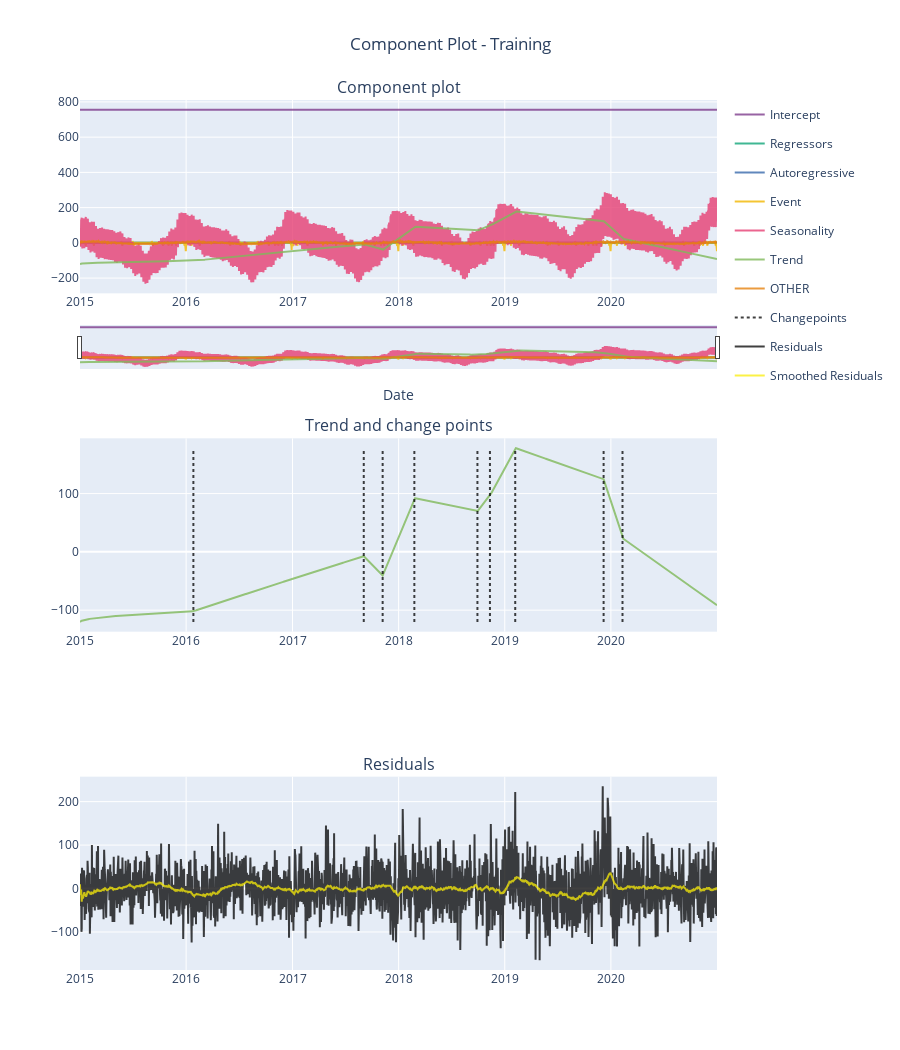

The cell this chart's notebook holds for it:
### Code cell
# visualization
fig = result.forecast.plot_components()
iplot(fig)

### Figure 1 — Plotly figure (JSON) as saved in the notebook; plotly's stock layout.template omitted (floating-point values rounded to 4 significant figures; data arrays with more than 128 entries replaced by an {"elided": "..."} marker saying what was removed)
{"data": [{"line": {"color": "rgb(127, 60, 141)"}, "name": "Intercept", "opacity": 0.8, "type": "scatter", "x": {"elided": "2192 str values"}, "xaxis": "x", "y": {"elided": "2192 float values"}, "yaxis": "y"}, {"line": {"color": "rgb(17, 165, 121)"}, "name": "Regressors", "opacity": 0.8, "type": "scatter", "x": {"elided": "2192 str values"}, "xaxis": "x", "y": {"elided": "2192 int values"}, "yaxis": "y"}, {"line": {"color": "rgb(57, 105, 172)"}, "name": "Autoregressive", "opacity": 0.8, "type": "scatter", "x": {"elided": "2192 str values"}, "xaxis": "x", "y": {"elided": "2192 int values"}, "yaxis": "y"}, {"line": {"color": "rgb(242, 183, 1)"}, "name": "Event", "opacity": 0.8, "type": "scatter", "x": {"elided": "2192 str values"}, "xaxis": "x", "y": {"elided": "2192 float values"}, "yaxis": "y"}, {"line": {"color": "rgb(231, 63, 116)"}, "name": "Seasonality", "opacity": 0.8, "type": "scatter", "x": {"elided": "2192 str values"}, "xaxis": "x", "y": {"elided": "2192 float values"}, "yaxis": "y"}, {"legendgroup": "TrendGroup", "line": {"color": "rgb(128, 186, 90)"}, "name": "Trend", "opacity": 0.8, "type": "scatter", "x": {"elided": "2192 str values"}, "xaxis": "x", "y": {"elided": "2192 float values"}, "yaxis": "y"}, {"line": {"color": "rgb(230, 131, 16)"}, "name": "OTHER", "opacity": 0.8, "type": "scatter", "x": {"elided": "2192 str values"}, "xaxis": "x", "y": {"elided": "2192 float values"}, "yaxis": "y"}, {"legendgroup": "TrendGroup", "line": {"color": "rgb(128, 186, 90)"}, "name": "Trend", "opacity": 0.8, "showlegend": false, "type": "scatter", "x": {"elided": "2192 str values"}, "xaxis": "x2", "y": {"elided": "2192 float values"}, "yaxis": "y2"}, {"legendgroup": "Changepoints", "line": {"color": "#000000", "dash": "dot", "width": 2}, "mode": "lines", "name": "Changepoints", "opacity": 0.75, "showlegend": true, "type": "scatter", "x": ["2018-02-24T00:00:00", "2018-02-24T00:00:00"], "xaxis": "x2", "y": [-120.3, 178.2], "yaxis": "y2"}, {"legendgroup": "Changepoints", "line": {"color": "#000000", "dash": "dot", "width": 2}, "mode": "lines", "name": "Changepoints", "opacity": 0.75, "showlegend": false, "type": "scatter", "x": ["2018-09-29T00:00:00", "2018-09-29T00:00:00"], "xaxis": "x2", "y": [-120.3, 178.2], "yaxis": "y2"}, {"legendgroup": "Changepoints", "line": {"color": "#000000", "dash": "dot", "width": 2}, "mode": "lines", "name": "Changepoints", "opacity": 0.75, "showlegend": false, "type": "scatter", "x": ["2016-01-26T00:00:00", "2016-01-26T00:00:00"], "xaxis": "x2", "y": [-120.3, 178.2], "yaxis": "y2"}, {"legendgroup": "Changepoints", "line": {"color": "#000000", "dash": "dot", "width": 2}, "mode": "lines", "name": "Changepoints", "opacity": 0.75, "showlegend": false, "type": "scatter", "x": ["2019-12-07T00:00:00", "2019-12-07T00:00:00"], "xaxis": "x2", "y": [-120.3, 178.2], "yaxis": "y2"}, {"legendgroup": "Changepoints", "line": {"color": "#000000", "dash": "dot", "width": 2}, "mode": "lines", "name": "Changepoints", "opacity": 0.75, "showlegend": false, "type": "scatter", "x": ["2017-11-07T00:00:00", "2017-11-07T00:00:00"], "xaxis": "x2", "y": [-120.3, 178.2], "yaxis": "y2"}, {"legendgroup": "Changepoints", "line": {"color": "#000000", "dash": "dot", "width": 2}, "mode": "lines", "name": "Changepoints", "opacity": 0.75, "showlegend": false, "type": "scatter", "x": ["2018-11-11T00:00:00", "2018-11-11T00:00:00"], "xaxis": "x2", "y": [-120.3, 178.2], "yaxis": "y2"}, {"legendgroup": "Changepoints", "line": {"color": "#000000", "dash": "dot", "width": 2}, "mode": "lines", "name": "Changepoints", "opacity": 0.75, "showlegend": false, "type": "scatter", "x": ["2017-09-03T00:00:00", "2017-09-03T00:00:00"], "xaxis": "x2", "y": [-120.3, 178.2], "yaxis": "y2"}, {"legendgroup": "Changepoints", "line": {"color": "#000000", "dash": "dot", "width": 2}, "mode": "lines", "name": "Changepoints", "opacity": 0.75, "showlegend": false, "type": "scatter", "x": ["2020-02-10T00:00:00", "2020-02-10T00:00:00"], "xaxis": "x2", "y": [-120.3, 178.2], "yaxis": "y2"}, {"legendgroup": "Changepoints", "line": {"color": "#000000", "dash": "dot", "width": 2}, "mode": "lines", "name": "Changepoints", "opacity": 0.75, "showlegend": false, "type": "scatter", "x": ["2019-02-06T00:00:00", "2019-02-06T00:00:00"], "xaxis": "x2", "y": [-120.3, 178.2], "yaxis": "y2"}, {"line": {"color": "rgb(0,0,0)"}, "name": "Residuals", "opacity": 0.75, "type": "scatter", "x": {"elided": "2192 str values"}, "xaxis": "x3", "y": {"elided": "2192 float values"}, "yaxis": "y3"}, {"line": {"color": "rgb(250,237,9)"}, "name": "Smoothed Residuals", "opacity": 0.75, "type": "scatter", "x": {"elided": "2192 str values"}, "xaxis": "x3", "y": {"elided": "2192 float values"}, "yaxis": "y3"}], "layout": {"annotations": [{"font": {"size": 16}, "showarrow": false, "text": "Component plot", "x": 0.5, "xanchor": "center", "xref": "paper", "y": 1, "yanchor": "bottom", "yref": "paper"}, {"font": {"size": 16}, "showarrow": false, "text": "Trend and change points", "x": 0.5, "xanchor": "center", "xref": "paper", "y": 0.6111, "yanchor": "bottom", "yref": "paper"}, {"font": {"size": 16}, "showarrow": false, "text": "Residuals", "x": 0.5, "xanchor": "center", "xref": "paper", "y": 0.2222, "yanchor": "bottom", "yref": "paper"}], "height": 1050, "title": {"text": "Component Plot - Training", "x": 0.5}, "xaxis": {"anchor": "y", "domain": [0, 1], "matches": "x3", "rangeslider": {"thickness": 0.05, "visible": true}, "showticklabels": true, "title": {"text": "Date"}}, "xaxis2": {"anchor": "y2", "domain": [0, 1], "matches": "x3", "showticklabels": true}, "xaxis3": {"anchor": "y3", "domain": [0, 1]}, "yaxis": {"anchor": "x", "domain": [0.7778, 1], "fixedrange": false}, "yaxis2": {"anchor": "x2", "domain": [0.3889, 0.6111], "fixedrange": false}, "yaxis3": {"anchor": "x3", "domain": [0, 0.2222], "fixedrange": false}}}
